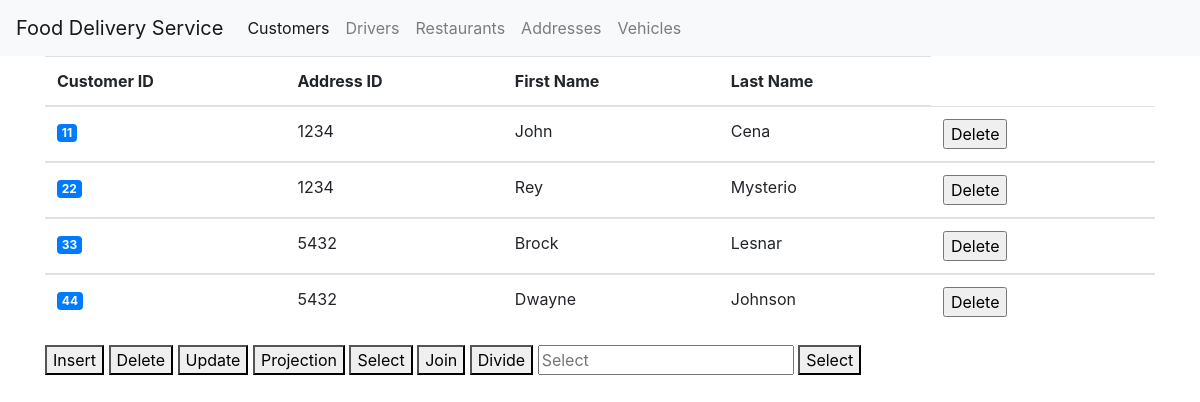
The page /customers on the database as committed earlier.
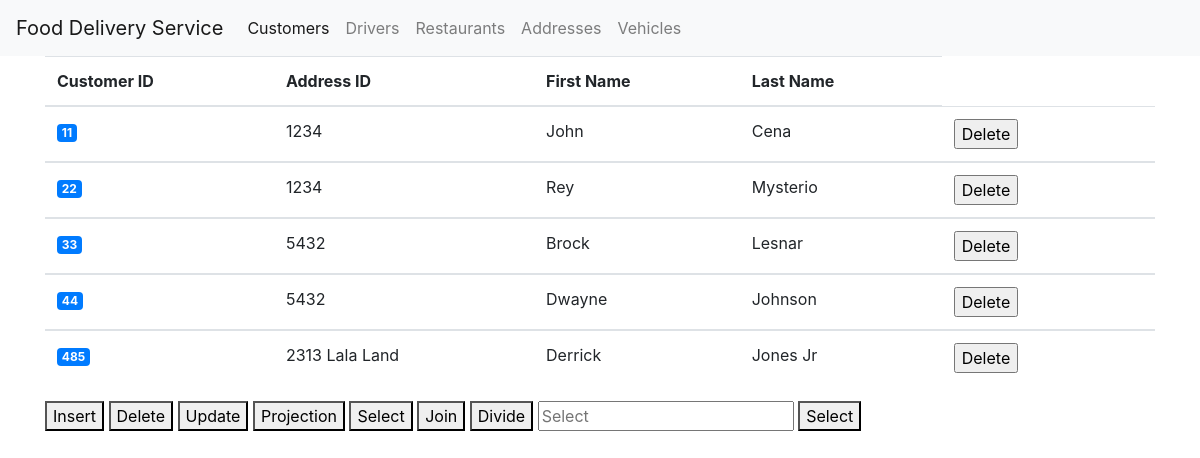
The same page on the database as committed later.
### tables this page shows
CREATE TABLE Customer (
	customer_id integer,
	addressID integer,
	first_name char(50),
    last_name char(50),
	PRIMARY KEY (customer_id),
	FOREIGN KEY (addressID) REFERENCES Address
);

### app.py (the view)
@app.route('/customers')
def customer():
    db_conn = sqlite3.connect("food_delivery.db")
    cur = db_conn.cursor()
    tableData =  table("Customer")
    db_conn.close()
    print(tableData)
    return render_template('customer.html', tableData = tableData)

### app.py (called while the page is built)
def select_table(table: str, attributes: str) -> str:
    db_conn = sqlite3.connect("food_delivery.db")
    cur = db_conn.cursor()
    out = []
    for row in cur.execute(f"SELECT {attributes} FROM {table}"):
        out.append(row)
    return out

@app.route("/tables/<tablename>", methods=['GET'])
def table(tablename: str):
    attributes = request.args.get("attributes")
    if attributes is None:
        attributes = "*"
    return select_table(tablename, attributes)

### templates/customer.html (shortened to what this page needs)
{% extends 'base.html' %}
{% block content %}
<div>
<table class="table">
    <thead>
      <tr>
        <th scope="col">Customer ID</th>
        <th scope="col">Address ID</th>
        <th scope="col">First Name</th>
        <th scope="col">Last Name</th>
      </tr>
    </thead>
    {% for user in tableData %}
    <tbody>
      <td><a href= "{{url_for('customer_helper', customer_id = user[0]) }}">
        <span class="badge badge-primary"> {{ user[0] }} </span>
      </a></td>
      <td>{{ user[1] }} </td>
      <td>{{ user[2] }} </td>
      <td>{{ user[3] }} </td>
      <td><form action="{{ url_for('delete_customer') }}" method=post>
  <input type=submit  value="Delete" />
    </form>
    <td>
    </tbody>
    {% endfor %}
  </table>
</div>
<div>
  <Button onclick="myFunction()"> Insert </Button>
    <Button onclick="myFunction()"> Delete </Button>
    <Button onclick="myFunction()"> Update </Button>
    <Button onclick="myFunction()"> Projection </Button>
    <Button onclick="myFunction()"> Select </Button>
    <Button onclick="myFunction()"> Join</Button>
    <Button onclick="myFunction()"> Divide</Button>
<input type="text" placeholder="Select" id="myInput">
    <button type="button" onclick="getInputValue();">Select</button>
</div>
{% endblock %}

### templates/base.html (shortened to what this page needs)
<!doctype html>
<html lang="en">
  <head>
    <link rel="stylesheet" href="https://stackpath.bootstrapcdn.com/bootstrap/4.3.1/css/bootstrap.min.css">
  </head>
  <body>
      <div>
        <nav class="navbar navbar-expand-lg navbar-light bg-light">
          <a class="navbar-brand" href="/">Food Delivery Service</a>
          <div class="collapse navbar-collapse" id="navbarSupportedContent">
            <ul class="navbar-nav mr-auto">
              <li class="nav-item active">
                <a class="nav-link" href="/customers">Customers<span class="sr-only">(current)</span></a>
              </li>
              <li class="nav-item">
                <a class="nav-link" href="/drivers">Drivers</a>
              </li>
              <li class="nav-item">
                <a class="nav-link" href="/restaurants">Restaurants</a>
              </li>
              <li class="nav-item">
                <a class="nav-link" href="/address">Addresses</a>
              </li>
              <li class="nav-item">
                <a class="nav-link" href="/vehicles">Vehicles</a>
              </li>
            </ul>
        </div>
     </div>
        <div class="container">
                {% block content %} {% endblock %}
        </div>
  </body>
</html>

Rows that differ between the two databases and show on the page:
added Customer: customer_id "485", addressID "2313 Lala Land", first_name "Derrick", last_name "Jones Jr"
